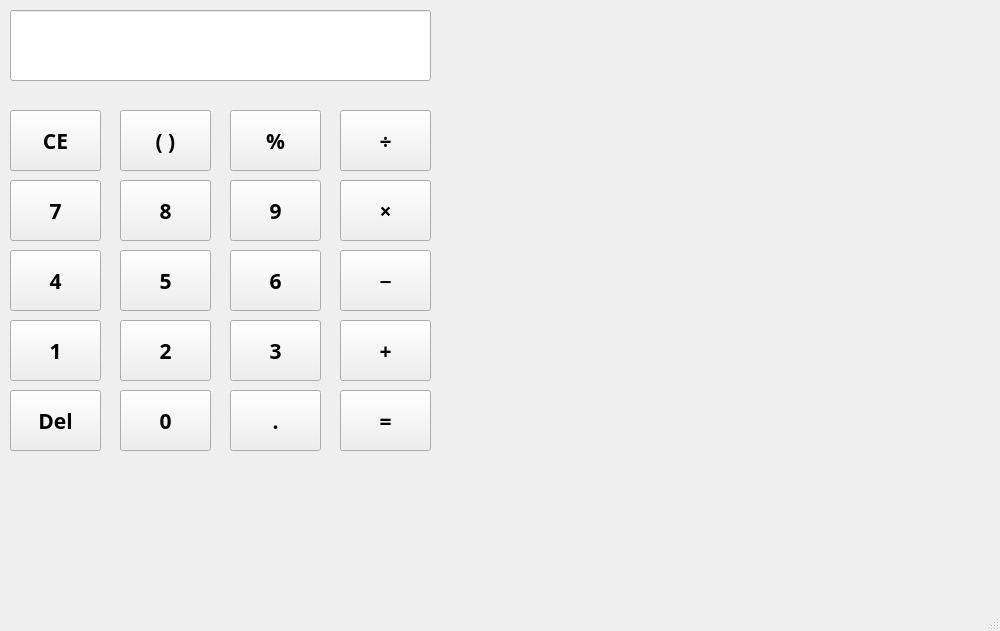
<?xml version="1.0" encoding="UTF-8"?>
<ui version="4.0">
 <class>MainWindow</class>
 <widget class="QMainWindow" name="MainWindow">
  <property name="geometry">
   <rect>
    <x>0</x>
    <y>0</y>
    <width>1000</width>
    <height>631</height>
   </rect>
  </property>
  <property name="font">
   <font>
    <family>Adobe Arabic</family>
    <pointsize>10</pointsize>
    <weight>50</weight>
    <bold>false</bold>
   </font>
  </property>
  <property name="windowTitle">
   <string>MainWindow</string>
  </property>
  <widget class="QWidget" name="centralWidget">
   <widget class="QLineEdit" name="inputEdit">
    <property name="geometry">
     <rect>
      <x>10</x>
      <y>10</y>
      <width>421</width>
      <height>71</height>
     </rect>
    </property>
    <property name="font">
     <font>
      <family>Adobe Gothic Std B</family>
      <pointsize>14</pointsize>
      <weight>75</weight>
      <bold>true</bold>
     </font>
    </property>
   </widget>
   <widget class="QPushButton" name="btnClear">
    <property name="geometry">
     <rect>
      <x>10</x>
      <y>110</y>
      <width>91</width>
      <height>61</height>
     </rect>
    </property>
    <property name="font">
     <font>
      <family>Adobe Gothic Std B</family>
      <pointsize>16</pointsize>
      <weight>75</weight>
      <italic>false</italic>
      <bold>true</bold>
     </font>
    </property>
    <property name="text">
     <string>CE</string>
    </property>
   </widget>
   <widget class="QPushButton" name="btnMod">
    <property name="geometry">
     <rect>
      <x>230</x>
      <y>110</y>
      <width>91</width>
      <height>61</height>
     </rect>
    </property>
    <property name="font">
     <font>
      <family>Adobe Gothic Std B</family>
      <pointsize>16</pointsize>
      <weight>75</weight>
      <bold>true</bold>
     </font>
    </property>
    <property name="text">
     <string>%</string>
    </property>
   </widget>
   <widget class="QPushButton" name="btnBrackets">
    <property name="geometry">
     <rect>
      <x>120</x>
      <y>110</y>
      <width>91</width>
      <height>61</height>
     </rect>
    </property>
    <property name="font">
     <font>
      <family>Adobe Gothic Std B</family>
      <pointsize>16</pointsize>
      <weight>75</weight>
      <italic>false</italic>
      <bold>true</bold>
     </font>
    </property>
    <property name="text">
     <string>( )</string>
    </property>
   </widget>
   <widget class="QPushButton" name="btnDivide">
    <property name="geometry">
     <rect>
      <x>340</x>
      <y>110</y>
      <width>91</width>
      <height>61</height>
     </rect>
    </property>
    <property name="font">
     <font>
      <family>Adobe Gothic Std B</family>
      <pointsize>16</pointsize>
      <weight>75</weight>
      <bold>true</bold>
     </font>
    </property>
    <property name="text">
     <string>÷</string>
    </property>
   </widget>
   <widget class="QPushButton" name="btnSeven">
    <property name="geometry">
     <rect>
      <x>10</x>
      <y>180</y>
      <width>91</width>
      <height>61</height>
     </rect>
    </property>
    <property name="font">
     <font>
      <family>Adobe Gothic Std B</family>
      <pointsize>16</pointsize>
      <weight>75</weight>
      <bold>true</bold>
     </font>
    </property>
    <property name="text">
     <string>7</string>
    </property>
   </widget>
   <widget class="QPushButton" name="btnEight">
    <property name="geometry">
     <rect>
      <x>120</x>
      <y>180</y>
      <width>91</width>
      <height>61</height>
     </rect>
    </property>
    <property name="font">
     <font>
      <family>Adobe Gothic Std B</family>
      <pointsize>16</pointsize>
      <weight>75</weight>
      <bold>true</bold>
     </font>
    </property>
    <property name="text">
     <string>8</string>
    </property>
   </widget>
   <widget class="QPushButton" name="btnNine">
    <property name="geometry">
     <rect>
      <x>230</x>
      <y>180</y>
      <width>91</width>
      <height>61</height>
     </rect>
    </property>
    <property name="font">
     <font>
      <family>Adobe Gothic Std B</family>
      <pointsize>16</pointsize>
      <weight>75</weight>
      <bold>true</bold>
     </font>
    </property>
    <property name="text">
     <string>9</string>
    </property>
   </widget>
   <widget class="QPushButton" name="btnMultiply">
    <property name="geometry">
     <rect>
      <x>340</x>
      <y>180</y>
      <width>91</width>
      <height>61</height>
     </rect>
    </property>
    <property name="font">
     <font>
      <family>Adobe Gothic Std B</family>
      <pointsize>16</pointsize>
      <weight>75</weight>
      <bold>true</bold>
     </font>
    </property>
    <property name="text">
     <string>×</string>
    </property>
   </widget>
   <widget class="QPushButton" name="btnFour">
    <property name="geometry">
     <rect>
      <x>10</x>
      <y>250</y>
      <width>91</width>
      <height>61</height>
     </rect>
    </property>
    <property name="font">
     <font>
      <family>Adobe Gothic Std B</family>
      <pointsize>16</pointsize>
      <weight>75</weight>
      <bold>true</bold>
     </font>
    </property>
    <property name="text">
     <string>4</string>
    </property>
   </widget>
   <widget class="QPushButton" name="btnFive">
    <property name="geometry">
     <rect>
      <x>120</x>
      <y>250</y>
      <width>91</width>
      <height>61</height>
     </rect>
    </property>
    <property name="font">
     <font>
      <family>Adobe Gothic Std B</family>
      <pointsize>16</pointsize>
      <weight>75</weight>
      <bold>true</bold>
     </font>
    </property>
    <property name="text">
     <string>5</string>
    </property>
   </widget>
   <widget class="QPushButton" name="btnSix">
    <property name="geometry">
     <rect>
      <x>230</x>
      <y>250</y>
      <width>91</width>
      <height>61</height>
     </rect>
    </property>
    <property name="font">
     <font>
      <family>Adobe Gothic Std B</family>
      <pointsize>16</pointsize>
      <weight>75</weight>
      <bold>true</bold>
     </font>
    </property>
    <property name="text">
     <string>6</string>
    </property>
   </widget>
   <widget class="QPushButton" name="btnSubtract">
    <property name="geometry">
     <rect>
      <x>340</x>
      <y>250</y>
      <width>91</width>
      <height>61</height>
     </rect>
    </property>
    <property name="font">
     <font>
      <family>Adobe Gothic Std B</family>
      <pointsize>11</pointsize>
      <weight>75</weight>
      <bold>true</bold>
     </font>
    </property>
    <property name="text">
     <string>➖</string>
    </property>
   </widget>
   <widget class="QPushButton" name="btnOne">
    <property name="geometry">
     <rect>
      <x>10</x>
      <y>320</y>
      <width>91</width>
      <height>61</height>
     </rect>
    </property>
    <property name="font">
     <font>
      <family>Adobe Gothic Std B</family>
      <pointsize>16</pointsize>
      <weight>75</weight>
      <bold>true</bold>
     </font>
    </property>
    <property name="text">
     <string>1</string>
    </property>
   </widget>
   <widget class="QPushButton" name="btnTwo">
    <property name="geometry">
     <rect>
      <x>120</x>
      <y>320</y>
      <width>91</width>
      <height>61</height>
     </rect>
    </property>
    <property name="font">
     <font>
      <family>Adobe Gothic Std B</family>
      <pointsize>16</pointsize>
      <weight>75</weight>
      <bold>true</bold>
     </font>
    </property>
    <property name="text">
     <string>2</string>
    </property>
   </widget>
   <widget class="QPushButton" name="btnThree">
    <property name="geometry">
     <rect>
      <x>230</x>
      <y>320</y>
      <width>91</width>
      <height>61</height>
     </rect>
    </property>
    <property name="font">
     <font>
      <family>Adobe Gothic Std B</family>
      <pointsize>16</pointsize>
      <weight>75</weight>
      <bold>true</bold>
     </font>
    </property>
    <property name="text">
     <string>3</string>
    </property>
   </widget>
   <widget class="QPushButton" name="btnPlus">
    <property name="geometry">
     <rect>
      <x>340</x>
      <y>320</y>
      <width>91</width>
      <height>61</height>
     </rect>
    </property>
    <property name="font">
     <font>
      <family>Adobe Gothic Std B</family>
      <pointsize>16</pointsize>
      <weight>75</weight>
      <bold>true</bold>
     </font>
    </property>
    <property name="text">
     <string>+</string>
    </property>
   </widget>
   <widget class="QPushButton" name="btnDelete">
    <property name="geometry">
     <rect>
      <x>10</x>
      <y>390</y>
      <width>91</width>
      <height>61</height>
     </rect>
    </property>
    <property name="font">
     <font>
      <family>Adobe Gothic Std B</family>
      <pointsize>16</pointsize>
      <weight>75</weight>
      <bold>true</bold>
     </font>
    </property>
    <property name="text">
     <string>Del</string>
    </property>
   </widget>
   <widget class="QPushButton" name="btnZero">
    <property name="geometry">
     <rect>
      <x>120</x>
      <y>390</y>
      <width>91</width>
      <height>61</height>
     </rect>
    </property>
    <property name="font">
     <font>
      <family>Adobe Gothic Std B</family>
      <pointsize>16</pointsize>
      <weight>75</weight>
      <bold>true</bold>
     </font>
    </property>
    <property name="text">
     <string>0</string>
    </property>
   </widget>
   <widget class="QPushButton" name="btnPoint">
    <property name="geometry">
     <rect>
      <x>230</x>
      <y>390</y>
      <width>91</width>
      <height>61</height>
     </rect>
    </property>
    <property name="font">
     <font>
      <family>Adobe Gothic Std B</family>
      <pointsize>16</pointsize>
      <weight>75</weight>
      <bold>true</bold>
     </font>
    </property>
    <property name="text">
     <string>.</string>
    </property>
   </widget>
   <widget class="QPushButton" name="btnEqual">
    <property name="geometry">
     <rect>
      <x>340</x>
      <y>390</y>
      <width>91</width>
      <height>61</height>
     </rect>
    </property>
    <property name="font">
     <font>
      <family>Adobe Gothic Std B</family>
      <pointsize>16</pointsize>
      <weight>75</weight>
      <bold>true</bold>
     </font>
    </property>
    <property name="text">
     <string>=</string>
    </property>
   </widget>
  </widget>
  <widget class="QMenuBar" name="menuBar">
   <property name="geometry">
    <rect>
     <x>0</x>
     <y>0</y>
     <width>1000</width>
     <height>27</height>
    </rect>
   </property>
  </widget>
  <widget class="QStatusBar" name="statusBar"/>
 </widget>
 <layoutdefault spacing="6" margin="11"/>
 <resources/>
 <connections/>
</ui>
